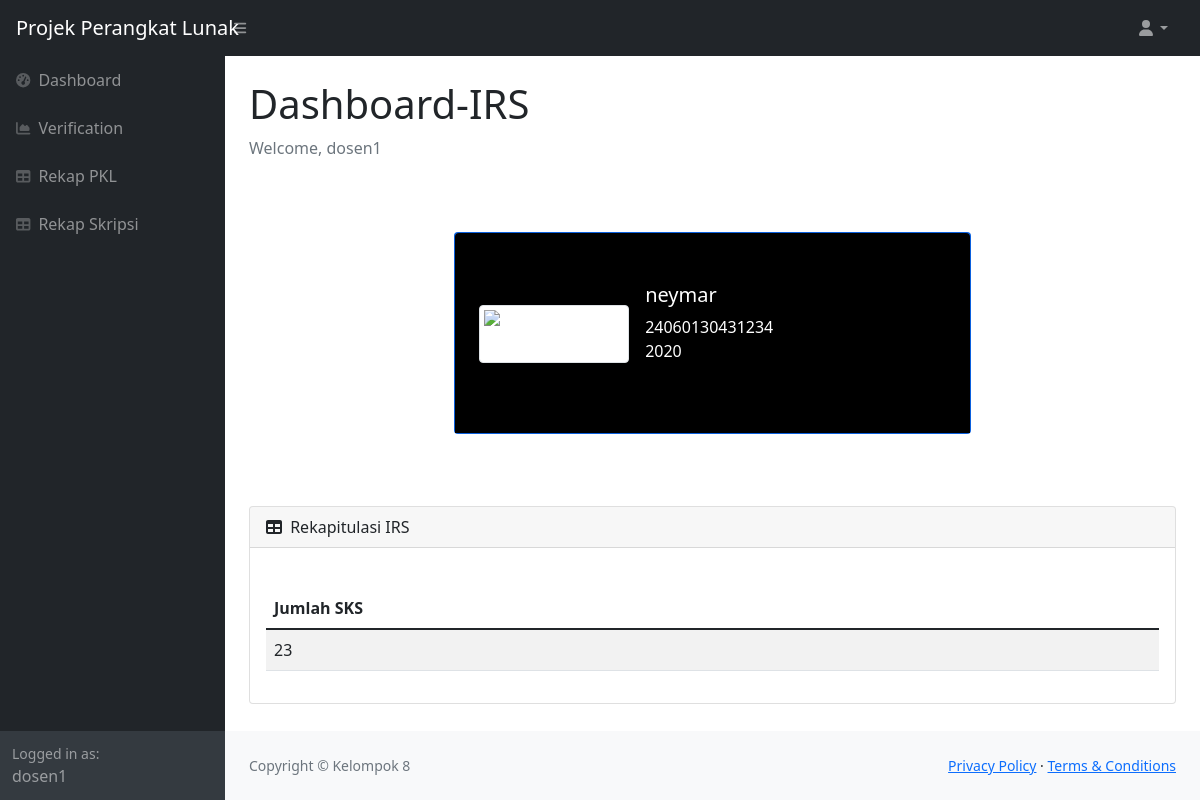
The app's page /dosen/irs_index2.php?semester=2&nim=24060130431234 (signed in) with its own data.
### tables this page shows
CREATE TABLE `users` (
  `user_id` int(6) NOT NULL,
  `username` varchar(50) NOT NULL,
  `email` varchar(50) NOT NULL,
  `password` varchar(50) NOT NULL,
  `level` varchar(20) NOT NULL
);

CREATE TABLE `mahasiswa` (
  `nim` varchar(14) NOT NULL,
  `nama` char(100) NOT NULL,
  `alamat` varchar(100) DEFAULT NULL,
  `kota` char(50) DEFAULT NULL,
  `provinsi` char(50) DEFAULT NULL,
  `angkatan` int(4) DEFAULT NULL,
  `jalur_masuk` char(30) DEFAULT NULL,
  `email` varchar(30) DEFAULT NULL,
  `no_handphone` varchar(13) DEFAULT NULL,
  `status` char(20) DEFAULT NULL,
  `dosen_wali` char(50) DEFAULT NULL,
  `id_pkl_fk` varchar(6) DEFAULT NULL,
  `id_skripsi_fk` varchar(6) DEFAULT NULL,
  `semester` int(100) NOT NULL,
  `id_provinsi_fk` int(10) DEFAULT NULL,
  `id_kota_fk` int(10) DEFAULT NULL,
  `id_user_fk` int(6) DEFAULT NULL
);

CREATE TABLE `irs` (
  `id_irs` varchar(6) NOT NULL,
  `semester_aktif` int(20) DEFAULT NULL,
  `jumlah_sks` int(30) DEFAULT 0,
  `nim_mahasiswa_fk` varchar(14) DEFAULT NULL,
  `dokumen` varchar(255) NOT NULL
);

### dosen/irs_index2.php (the view, shortened to what this page needs)
<!DOCTYPE html>
<html lang="en">
    <head>
        <link href="https://cdn.jsdelivr.net/npm/simple-datatables@latest/dist/style.css" rel="stylesheet" />
        <link href="../css/styles.css" rel="stylesheet" />
    </head>
    <?php
        require_once('../lib/db_login.php');
        $email=$_SESSION['email'];
        $query = "SELECT * FROM users
                    WHERE email='$email'";
        $sql_ppl= mysqli_query($db, $query) or die (mysqli_error($db));
        $data = mysqli_fetch_array ($sql_ppl);
        if (isset($_GET['nim'])){
            $nim = $_GET['nim'];
            $query2 = "SELECT * FROM mahasiswa
                        -- INNER JOIN irs ON (irs.nim_mahasiswa_fk = mahasiswa.nim)
                        WHERE nim='$nim'
                ";
            $sql_ppl2= mysqli_query($db, $query2) or die (mysqli_error($db));
            $data2 = mysqli_fetch_array ($sql_ppl2);
        }
     ?>
    <body class="sb-nav-fixed">
        <nav class="sb-topnav navbar navbar-expand navbar-dark bg-dark">
            <a class="navbar-brand ps-3" href="index.html">Projek Perangkat Lunak</a>
            <button class="btn btn-link btn-sm order-1 order-lg-0 me-4 me-lg-0" id="sidebarToggle" href="#!"><i class="fas fa-bars"></i></button>
            <ul class="navbar-nav ms-auto ms-md-0 me-3 me-lg-4">
                <li class="nav-item dropdown">
                    <a class="nav-link dropdown-toggle" id="navbarDropdown" href="#" role="button" data-bs-toggle="dropdown" aria-expanded="false"><i class="fas fa-user fa-fw"></i></a>
                </li>
            </ul>
        </nav>
        <div id="layoutSidenav">
            <div id="layoutSidenav_nav">
                <nav class="sb-sidenav accordion sb-sidenav-dark" id="sidenavAccordion">
                    <div class="sb-sidenav-menu">
                        <div class="nav">
                        <a class="nav-link" href="dosen_home.php">
                                <div class="sb-nav-link-icon"><i class="fas fa-tachometer-alt"></i></div>
                                Dashboard
                            </a>
                            <a class="nav-link" href="#">
                                <div class="sb-nav-link-icon"><i class="fas fa-chart-area"></i></div>
                                Verification
                            </a>
                            <a class="nav-link" href="pkl_dosen.php">
                                <div class="sb-nav-link-icon"><i class="fas fa-table"></i></div>
                                Rekap PKL
                            </a>
                            <a class="nav-link" href="skripsi_dosen.php">
                                <div class="sb-nav-link-icon"><i class="fas fa-table"></i></div>
                                Rekap Skripsi
                            </a>
                        </div>
                    </div>
                    <div class="sb-sidenav-footer">
                        <div class="small">Logged in as:</div>
                        <?=$data['username']?>
                    </div>
                </nav>
            </div>
            <div id="layoutSidenav_content">
                <main>
                    <div class="container-fluid px-4">
                        <h1 class="mt-4">Dashboard-IRS</h1>
                        <ol class="breadcrumb mb-4">
                            <li class="breadcrumb-item active">Welcome, <?=$data['username']?></li>
                        </ol>
                        <div class="container py-5 h-100">
                            <div class="row d-flex justify-content-center align-items-center h-100">
                                <div class="col col-lg-9 col-xl-7">
                                    <div class="card bg-primary text-white mb-4">
                                            <div class="rounded-top text-white d-flex flex-row" style="background-color: #000; height:200px;">
                                                <div class="ms-4 mt-5 d-flex flex-column" style="width: 150px;">
                                                    <img src="../assets/img/avatar.jpg"
                                                        alt="Generic placeholder image" class="img-fluid img-thumbnail mt-4 mb-2"
                                                        style="width: 150px; z-index: 1">
                                                </div>
                                                <div class="ms-3" style="margin-top: 50px;">
                                                    <h5><?=$data2['nama']?></h5>
                                                    <p><?=$data2['nim']?> <br>
                                                        <?=$data2['angkatan']?>
                                                    </p>
                                                </div>
                                            </div>
                                        </div>
                                    </div>
                                </div>
                            </div>
                            <div class="card mb-4">
                            <div class="card-header">
                                <i class="fas fa-table me-1"></i>
                                Rekapitulasi IRS
                            </div>
                            <div class="card-body">
                                <br>
                            <table class="table table-striped" >
                                    <thead>
                                        <tr>
                                            <th>Jumlah SKS</th>
                                        </tr>
                                    </thead>
                                    <tbody>
                                    <?php
                                        $semester=$_GET['semester'];
                                        $dataNama = $data2['nama'];
                                        $query3 = "SELECT * FROM irs
                                                    INNER JOIN mahasiswa ON
                                                    (mahasiswa.nim = irs.nim_mahasiswa_fk)
                                                    WHERE irs.semester_aktif='$semester'
                                                    AND mahasiswa.nama='$dataNama'
                                                    ";
                                        $sql_ppl= mysqli_query($db, $query3) or die (mysqli_error($db));
                                        while($data2 = mysqli_fetch_array($sql_ppl)){ ?>
                                            <tr>
                                                <td><?=$data2['jumlah_sks']?></td>
                                            </tr>
                                    <?php
                                    } ?>
                                    </tbody>
                                </table>
                            </div>
                        </div>
                    </div>
                </main>
                <footer class="py-4 bg-light mt-auto">
                    <div class="container-fluid px-4">
                        <div class="d-flex align-items-center justify-content-between small">
                            <div class="text-muted">Copyright &copy; Kelompok 8</div>
                            <div>
                                <a href="#">Privacy Policy</a>
                                &middot;
                                <a href="#">Terms &amp; Conditions</a>
                            </div>
                        </div>
                    </div>
                </footer>
            </div>
        </div>
    </body>
</html>

### records on screen
users: username "dosen1"
mahasiswa: nama "neymar", nim "24060130431234", angkatan "2020"
irs: jumlah_sks "23"
